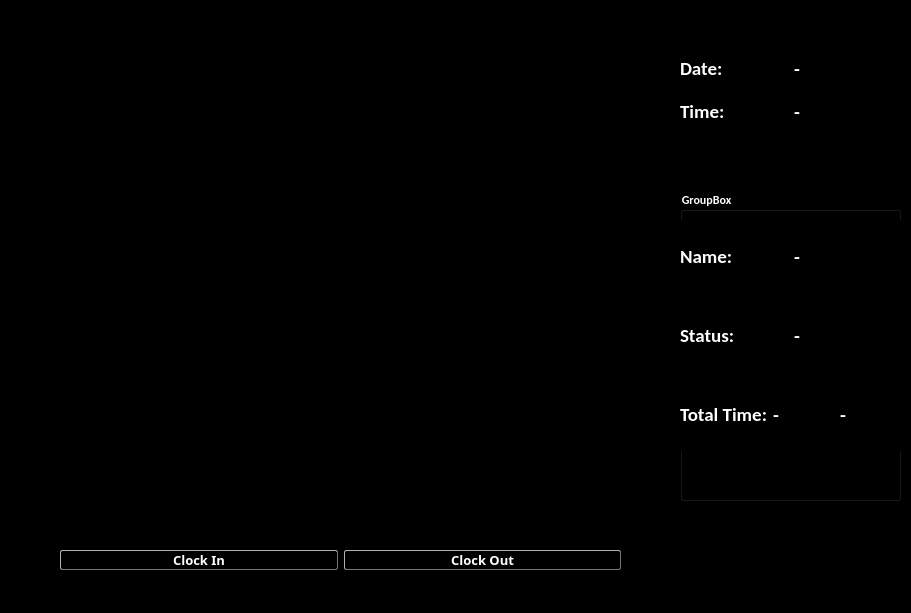
<?xml version="1.0" encoding="UTF-8"?>
<ui version="4.0">
 <class>OutputDialog</class>
 <widget class="QDialog" name="OutputDialog">
  <property name="geometry">
   <rect>
    <x>0</x>
    <y>0</y>
    <width>911</width>
    <height>613</height>
   </rect>
  </property>
  <property name="minimumSize">
   <size>
    <width>640</width>
    <height>480</height>
   </size>
  </property>
  <property name="maximumSize">
   <size>
    <width>1920</width>
    <height>1080</height>
   </size>
  </property>
  <property name="font">
   <font>
    <family>Calibri</family>
    <weight>75</weight>
    <bold>true</bold>
   </font>
  </property>
  <property name="windowTitle">
   <string>Face Recognition Project</string>
  </property>
  <property name="windowIcon">
   <iconset resource="resource.qrc">
    <normaloff>:/icon/icon.png</normaloff>:/icon/icon.png</iconset>
  </property>
  <property name="styleSheet">
   <string notr="true">color: rgb(255, 255, 255);
background-color: rgb(0, 0, 0);</string>
  </property>
  <widget class="QLabel" name="imgLabel">
   <property name="geometry">
    <rect>
     <x>0</x>
     <y>0</y>
     <width>640</width>
     <height>480</height>
    </rect>
   </property>
   <property name="minimumSize">
    <size>
     <width>640</width>
     <height>480</height>
    </size>
   </property>
   <property name="maximumSize">
    <size>
     <width>640</width>
     <height>480</height>
    </size>
   </property>
   <property name="text">
    <string/>
   </property>
  </widget>
  <widget class="QWidget" name="horizontalLayoutWidget">
   <property name="geometry">
    <rect>
     <x>60</x>
     <y>520</y>
     <width>561</width>
     <height>80</height>
    </rect>
   </property>
   <layout class="QHBoxLayout" name="horizontalLayout">
    <item>
     <widget class="QPushButton" name="ClockInButton">
      <property name="font">
       <font>
        <family>Rockwell Extra Bold</family>
        <pointsize>10</pointsize>
        <weight>75</weight>
        <bold>true</bold>
       </font>
      </property>
      <property name="styleSheet">
       <string notr="true">border-style:outset;
border-width:1;
border-radius:2;

border-color: rgb(118, 118, 118);</string>
      </property>
      <property name="text">
       <string>Clock In</string>
      </property>
      <property name="checkable">
       <bool>true</bool>
      </property>
     </widget>
    </item>
    <item>
     <widget class="QPushButton" name="ClockOutButton">
      <property name="font">
       <font>
        <family>Rockwell Extra Bold</family>
        <pointsize>10</pointsize>
        <weight>75</weight>
        <bold>true</bold>
       </font>
      </property>
      <property name="styleSheet">
       <string notr="true">border-style:outset;
border-width:1;
border-radius:2;

border-color: rgb(118, 118, 118);</string>
      </property>
      <property name="text">
       <string>Clock Out</string>
      </property>
      <property name="checkable">
       <bool>true</bool>
      </property>
     </widget>
    </item>
   </layout>
  </widget>
  <widget class="QWidget" name="verticalLayoutWidget">
   <property name="geometry">
    <rect>
     <x>680</x>
     <y>50</y>
     <width>221</width>
     <height>80</height>
    </rect>
   </property>
   <layout class="QVBoxLayout" name="verticalLayout">
    <item>
     <layout class="QHBoxLayout" name="horizontalLayout_2">
      <item>
       <widget class="QLabel" name="label">
        <property name="font">
         <font>
          <family>Calibri</family>
          <pointsize>14</pointsize>
          <weight>75</weight>
          <bold>true</bold>
         </font>
        </property>
        <property name="text">
         <string>Date:</string>
        </property>
       </widget>
      </item>
      <item>
       <widget class="QLabel" name="Date_Label">
        <property name="font">
         <font>
          <family>Calibri</family>
          <pointsize>14</pointsize>
          <weight>75</weight>
          <bold>true</bold>
         </font>
        </property>
        <property name="text">
         <string>-</string>
        </property>
       </widget>
      </item>
     </layout>
    </item>
    <item>
     <layout class="QHBoxLayout" name="horizontalLayout_3">
      <item>
       <widget class="QLabel" name="label_2">
        <property name="font">
         <font>
          <family>Calibri</family>
          <pointsize>14</pointsize>
          <weight>75</weight>
          <bold>true</bold>
         </font>
        </property>
        <property name="text">
         <string>Time:</string>
        </property>
       </widget>
      </item>
      <item>
       <widget class="QLabel" name="Time_Label">
        <property name="font">
         <font>
          <family>Calibri</family>
          <pointsize>14</pointsize>
          <weight>75</weight>
          <bold>true</bold>
         </font>
        </property>
        <property name="text">
         <string>-</string>
        </property>
       </widget>
      </item>
     </layout>
    </item>
   </layout>
  </widget>
  <widget class="QGroupBox" name="groupBox">
   <property name="geometry">
    <rect>
     <x>680</x>
     <y>190</y>
     <width>221</width>
     <height>311</height>
    </rect>
   </property>
   <property name="title">
    <string>GroupBox</string>
   </property>
   <widget class="QWidget" name="verticalLayoutWidget_2">
    <property name="geometry">
     <rect>
      <x>0</x>
      <y>30</y>
      <width>221</width>
      <height>231</height>
     </rect>
    </property>
    <layout class="QVBoxLayout" name="verticalLayout_2">
     <item>
      <layout class="QHBoxLayout" name="horizontalLayout_4">
       <item>
        <widget class="QLabel" name="label_3">
         <property name="font">
          <font>
           <family>Calibri</family>
           <pointsize>14</pointsize>
           <weight>75</weight>
           <bold>true</bold>
          </font>
         </property>
         <property name="text">
          <string>Name:</string>
         </property>
        </widget>
       </item>
       <item>
        <widget class="QLabel" name="NameLabel">
         <property name="font">
          <font>
           <family>Calibri</family>
           <pointsize>14</pointsize>
           <weight>75</weight>
           <bold>true</bold>
          </font>
         </property>
         <property name="text">
          <string>-</string>
         </property>
        </widget>
       </item>
      </layout>
     </item>
     <item>
      <layout class="QHBoxLayout" name="horizontalLayout_5">
       <item>
        <widget class="QLabel" name="label_4">
         <property name="font">
          <font>
           <family>Calibri</family>
           <pointsize>14</pointsize>
           <weight>75</weight>
           <bold>true</bold>
          </font>
         </property>
         <property name="text">
          <string>Status:</string>
         </property>
        </widget>
       </item>
       <item>
        <widget class="QLabel" name="StatusLabel">
         <property name="font">
          <font>
           <family>Calibri</family>
           <pointsize>14</pointsize>
           <weight>75</weight>
           <bold>true</bold>
          </font>
         </property>
         <property name="text">
          <string>-</string>
         </property>
        </widget>
       </item>
      </layout>
     </item>
     <item>
      <layout class="QHBoxLayout" name="horizontalLayout_6">
       <item>
        <widget class="QLabel" name="label_5">
         <property name="font">
          <font>
           <family>Calibri</family>
           <pointsize>14</pointsize>
           <weight>75</weight>
           <bold>true</bold>
          </font>
         </property>
         <property name="text">
          <string>Total Time:</string>
         </property>
        </widget>
       </item>
       <item>
        <widget class="QLabel" name="HoursLabel">
         <property name="font">
          <font>
           <family>Calibri</family>
           <pointsize>14</pointsize>
           <weight>75</weight>
           <bold>true</bold>
          </font>
         </property>
         <property name="text">
          <string>-</string>
         </property>
        </widget>
       </item>
       <item>
        <widget class="QLabel" name="MinLabel">
         <property name="font">
          <font>
           <family>Calibri</family>
           <pointsize>14</pointsize>
           <weight>75</weight>
           <bold>true</bold>
          </font>
         </property>
         <property name="text">
          <string>-</string>
         </property>
        </widget>
       </item>
      </layout>
     </item>
    </layout>
   </widget>
  </widget>
 </widget>
 <resources>
  <include location="resource.qrc"/>
 </resources>
 <connections/>
</ui>
